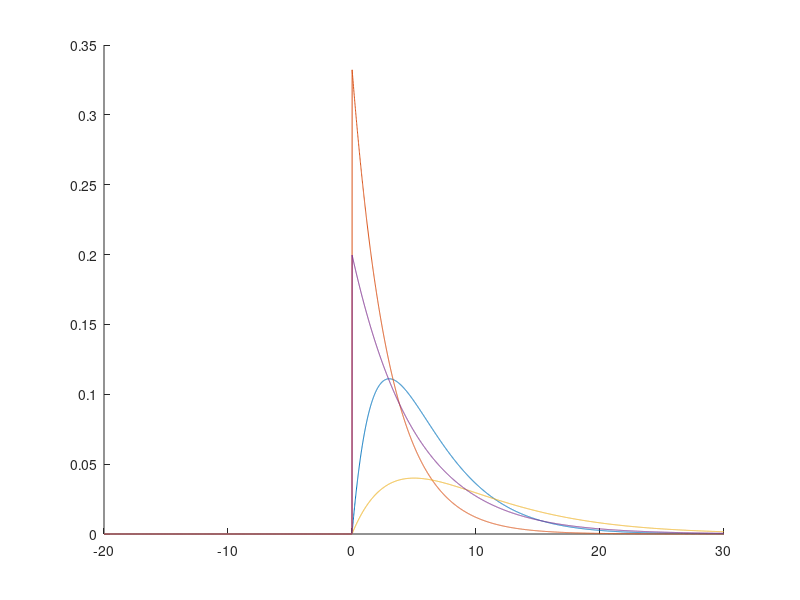

The MATLAB script that drew this image:
t=-20:0.01:30


figure;
hold on
tau=3;
plot(t,(t.*exp(-t/tau)/max(t.*exp(-t/tau)).*(t>0)/tau^2))
plot(t,(exp(-t/tau).*(t>0)/tau))

tau=5;
plot(t,(t.*exp(-t/tau).*(t>0)/max(t.*exp(-t/tau))/tau^2))
plot(t,(exp(-t/tau).*(t>0)/tau))

% tau=10;
% plot(t,t.*exp(-t/tau)/max(t.*exp(-t/tau)))
% plot(t,exp(-t/tau))
